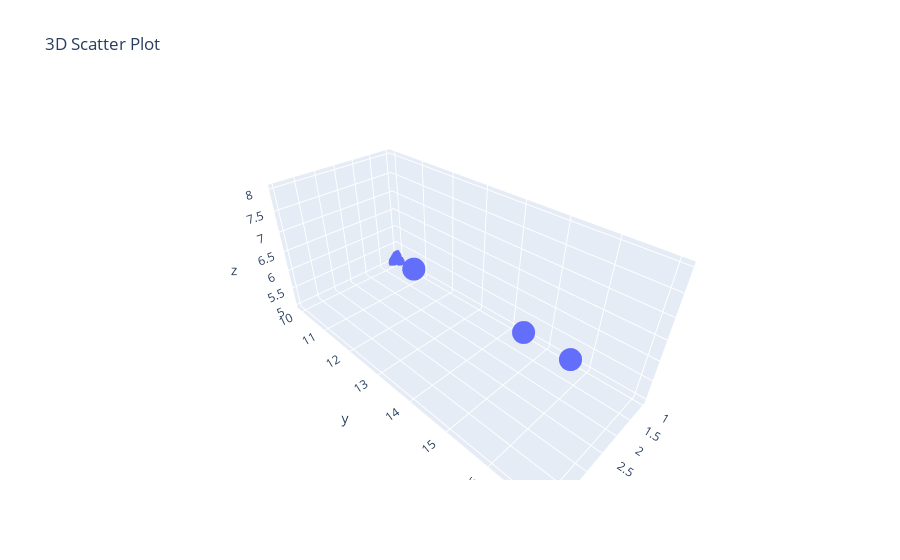

Notebook code cell kept with this figure:
### Markdown cell above
### 13. Create a 3D scatter plot using Plotly.

### Code cell
import plotly.express as px

df = pd.DataFrame({
    'x': [1, 2, 3, 4],
    'y': [10, 15, 13, 17],
    'z': [5, 6, 7, 8]
})

fig = px.scatter_3d(df, x='x', y='y', z='z', title="3D Scatter Plot")
fig.show()

### Figure 1 — Plotly figure (JSON) as saved in the notebook; plotly's stock layout.template omitted (floating-point values rounded to 4 significant figures)
{"data": [{"hovertemplate": "x=%{x}<br>y=%{y}<br>z=%{z}<extra></extra>", "legendgroup": "", "marker": {"color": "#636efa", "symbol": "circle"}, "mode": "markers", "name": "", "scene": "scene", "showlegend": false, "type": "scatter3d", "x": [1, 2, 3, 4], "y": [10, 15, 13, 17], "z": [5, 6, 7, 8]}], "layout": {"legend": {"tracegroupgap": 0}, "scene": {"domain": {"x": [0, 1], "y": [0, 1]}, "xaxis": {"title": {"text": "x"}}, "yaxis": {"title": {"text": "y"}}, "zaxis": {"title": {"text": "z"}}}, "title": {"text": "3D Scatter Plot"}}}
